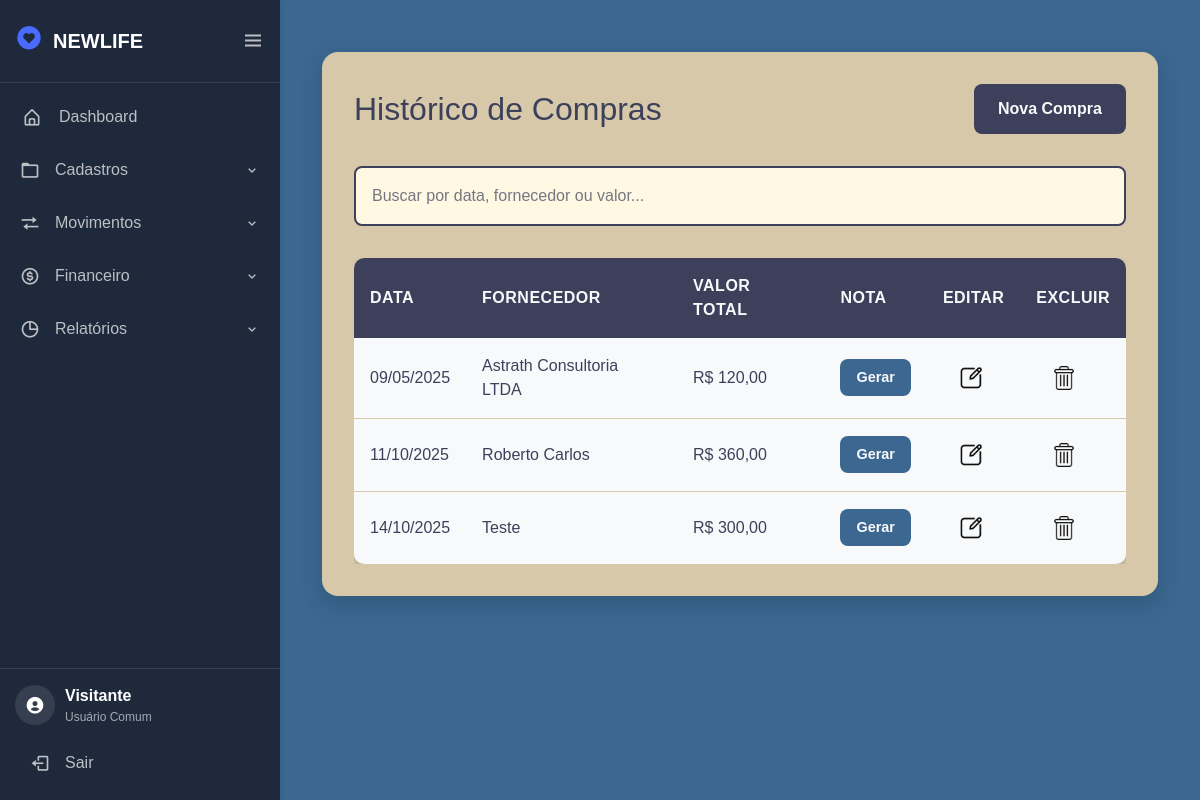
Page /tela/compras/ on the committed database.
### compras/models.py (models this page shows, shortened)
class PedidoCompra(models.Model):
    fornecedor = models.ForeignKey(Fornecedor, on_delete=models.CASCADE)
    data_pedido = models.DateField(default=timezone.now)
    total = models.DecimalField(max_digits=10, decimal_places=2, default=0.00)
    numero_parcela = models.IntegerField(default=1)
    parcelas = models.PositiveIntegerField(default=1)

### fornecedor/models.py (models this page shows)
class Fornecedor(models.Model):
    tipo_pessoa = models.CharField(max_length=15, null=True)
    nome = models.CharField(max_length=100)
    cpf = models.CharField(max_length=14, blank=True, null=True, unique=True)
    cnpj = models.CharField(max_length=18, blank=True, null=True, unique=True)
    endereco = models.CharField(max_length=255)
    numero = models.CharField(max_length=10)
    cidade = models.CharField(max_length=100)
    estado = models.CharField(max_length=15)
    class Meta:
        ordering = ['nome']
        verbose_name = 'fornecedor'
        verbose_name_plural = 'fornecedores'
    def __str__(self):
        return self.nome

### compras/views.py (the view)
# urls.py: path('', views.compra, name='compra'),
def compra(request):
    itens = PedidoCompra.objects.all()
    context = {
        'itens':itens,
    }
    return render(request, 'compra.html', context)

### compras/templates/compra.html (shortened to what this page needs)
{% extends "tela.html" %}
{% load static %}
{% block 'head' %}
    <link rel="stylesheet" href="{% static 'css/csscompra.css' %}">
{% endblock %}
{% block 'dashboard' %}
<div class="container-principal">
    <div class="header-compras">
        <h1>Histórico de Compras</h1>
        <a href="{% url 'criar_pedido' %}" class="botao-principal">Nova Compra</a>
    </div>
    <div class="caixa-busca">
        <input type="text" id="busca" onkeyup="filtrarTabela()" placeholder="Buscar por data, fornecedor ou valor...">
    </div>
    <div class="container-tabela">
        <table id="tabela-compras">
            <thead>
                <tr>
                    <th>Data</th>
                    <th>Fornecedor</th>
                    <th>Valor Total</th>
                    <th class="coluna-acao">Nota</th>
                    <th class="coluna-acao">Editar</th>
                    <th class="coluna-acao">Excluir</th>
                </tr>
            </thead>
            <tbody>
                {% for item in itens %}
                <tr>
                    <td data-label="Data">{{ item.data_pedido|date:"d/m/Y" }}</td>
                    <td data-label="Fornecedor">{{ item.fornecedor }}</td>
                    <td data-label="Valor Total">R$ {{ item.total|floatformat:2 }}</td>
                    <td data-label="Nota">
                        <a href="{% url 'notacompra' item.id %}" class="botao-tabela pdf">Gerar</a>
                    </td>
                    <td data-label="Editar">
                        <a href="{% url 'editar' item.id %}" class="botao-tabela editar">
                            <img width="24" height="24" src="{% static 'img/Editar.png' %}" alt="Editar">
                        </a>
                    </td>
                    <td data-label="Excluir">
                        <a href="{% url 'removercompra' item.id %}" class="botao-tabela deletar">
                            <img width="24" height="24" src="{% static 'img/Deletar.png' %}" alt="Remover">
                        </a>
                    </td>
                </tr>
                {% empty %}
                <tr>
                    <td colspan="6" class="sem-dados">Nenhuma compra registrada.</td>
                </tr>
                {% endfor %}
            </tbody>
        </table>
    </div>
</div>
{% endblock %}

### estoque/static/css/styletela.css (style rules this page uses)
:root { --primary-color: #4a6bff; --secondary-color: #6c757d; --success-color: #28a745; --danger-color: #dc3545; --warning-color: #ffc107; --info-color: #17a2b8; --light-color: #f8f9fa; --dark-color: #343a40; --sidebar-bg: #1e293b; --sidebar-width: 280px; --sidebar-collapsed-width: 80px; --transition-speed: 0.3s; --shadow: 0 4px 6px rgba(0, 0, 0, 0.1); --main-color: #d7c8aa; --dark-color: #3d405b; --light-color: #f8f9fa; --contrast-color: #f88863; --differential-color: #3b6790; --background-color: #fff8e3; }
body { background-color: var(--differential-color); }
body, html { overflow-x: hidden; }
a { text-decoration: none !important; }

### estoque/static/css/general.css (style rules this page uses)
:root { --main-color: #d7c8aa; --dark-color: #3d405b; --light-color: #f8f9fa; --contrast-color: #f88863; --differential-color: #3b6790; --background-color: #fff8e3; }

### compras/static/css/csscompra.css (style rules this page uses)
:root { --main-color: #d7c8aa; --dark-color: #3d405b; --light-color: #f8f9fa; --contrast-color: #f88863; --differential-color: #3b6790; --background-color: #fff8e3; --shadow-color: rgba(0, 0, 0, 0.15); }
body { font-family: 'Poppins', sans-serif; color: var(--dark-color); margin: 0; background-color: var(--differential-color); }
.container-principal { width: 95%; max-width: 1400px; margin: 2rem auto; padding: 2rem; background-color: var(--main-color); border-radius: 16px; box-shadow: 0 8px 25px var(--shadow-color); }
.header-compras { display: flex; justify-content: space-between; align-items: center; margin-bottom: 2rem; flex-wrap: wrap; gap: 1rem; }
.header-compras h1 { margin: 0; color: var(--dark-color); font-size: 2rem; }
.caixa-busca { margin-bottom: 2rem; }
#busca { width: 100%; padding: 1rem; border-radius: 8px; border: 2px solid var(--dark-color); font-size: 1rem; background-color: var(--background-color); color: var(--dark-color); box-sizing: border-box; }
#busca::placeholder { color: var(--dark-color); opacity: 0.7; }
.container-tabela { overflow-x: auto; }
#tabela-compras { width: 100%; border-collapse: collapse; margin: 0; background-color: var(--light-color); border-radius: 10px; overflow: hidden; box-shadow: 0 4px 10px var(--shadow-color); }
#tabela-compras th, #tabela-compras td { padding: 1rem; text-align: left; }
#tabela-compras thead { background-color: var(--dark-color); color: var(--light-color); text-transform: uppercase; letter-spacing: 0.5px; }
#tabela-compras tbody tr { border-bottom: 1px solid var(--main-color); transition: background-color 0.2s ease; }
#tabela-compras tbody tr:last-of-type { border-bottom: none; }
.coluna-acao { text-align: center; }
.botao-principal, .botao-tabela { text-decoration: none; font-weight: bold; border-radius: 8px; transition: all 0.3s ease; text-align: center; cursor: pointer; }
.botao-principal { display: inline-block; padding: 0.8rem 1.5rem; background-color: var(--dark-color); color: var(--light-color); font-size: 1rem; }
.botao-tabela { display: inline-flex; align-items: center; justify-content: center; padding: 0.5rem 1rem; font-size: 0.9rem; border: none; color: var(--light-color); }
.botao-tabela.pdf { background-color: var(--differential-color); }
.botao-tabela.editar, .botao-tabela.deletar { background-color: transparent; }
.botao-tabela img { transition: transform 0.2s ease; }

### rows in the picture
PedidoCompra: data_pedido "09/05/2025", fornecedor "Astrath Consultoria LTDA", total "120,00"
PedidoCompra: data_pedido "11/10/2025", fornecedor "Roberto Carlos", total "360,00"
PedidoCompra: data_pedido "14/10/2025", fornecedor "Teste", total "300,00"
